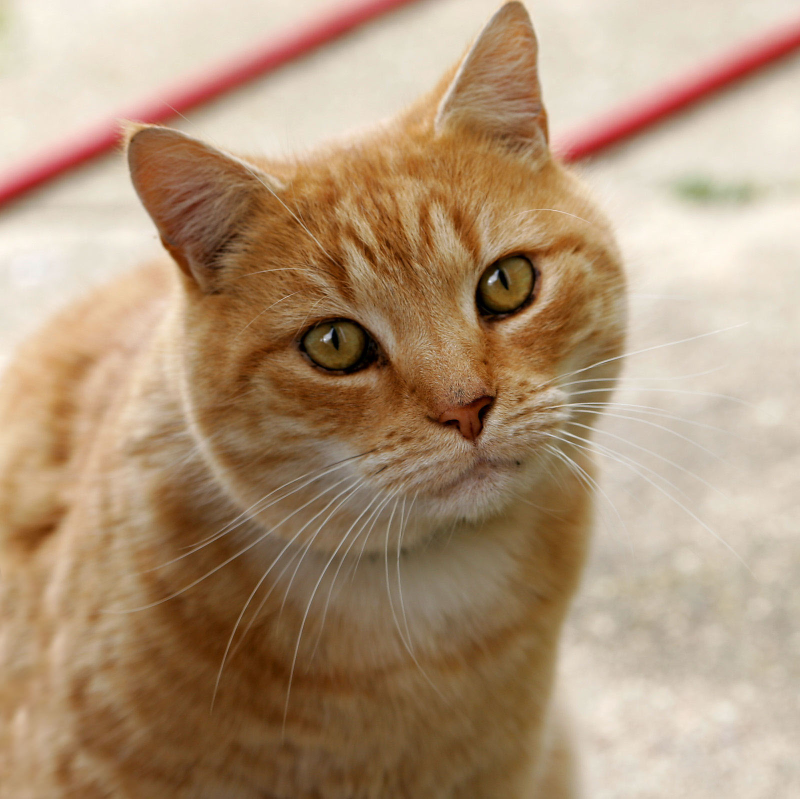
//> input picture images/Cat.jpg, 1600 x 1598 px (shown at 1/2 size)
$ ./odev3_2_histogram_esitleme images/Cat.jpg   (built with g++ and OpenCV 4)
//> lines starting //> are read from the running program, lines starting //| are printed output that depends on the picture; after the words box and inside, x2 and y2 are one past the last pixel; in counts of white or black regions, pixels touching at a corner belong together
// Ödev 3 - Soru 2: Histogram eşitleme (histogram equalization).
// Histogram çıkarma, kümülatif dağılım (CDF) ve eşitleme işlemleri HAZIR FONKSİYON KULLANILMADAN
// elle yazılmıştır.
//
// Adımlar:
//   1) 256 değerli histogram:      h[v]   = parlaklığı v olan piksel sayısı
//   2) Kümülatif dağılım (CDF):    cdf[v] = h[0] + h[1] + ... + h[v]
//   3) Eşitleme (dönüşüm tablosu): yeni(v) = round( (cdf[v] - cdfMin) * 255 / (N - cdfMin) )
//        N      : toplam piksel sayısı
//        cdfMin : sıfırdan büyük ilk CDF değeri (görüntüdeki en küçük parlaklığın piksel sayısı)
//   4) Her piksel dönüşüm tablosundan geçirilir.
//
// Kullanım: ./histogram_esitleme <dusuk_kontrastli_goruntu> [cikti_dizini]
//
// Derleme:
//   g++ -O2 odev3_2_histogram_esitleme.cpp -o histogram_esitleme.exe -std=c++17 \
//       $(pkg-config --cflags --libs opencv5)

#include <opencv2/core.hpp>
#include <opencv2/imgcodecs.hpp>
#include <opencv2/imgproc.hpp>

#include <algorithm>
#include <array>
#include <filesystem>
#include <fstream>
#include <iostream>
#include <string>
#include <vector>

namespace fs = std::filesystem;

static const int BINS = 256;
using Hist = std::array<unsigned long long, BINS>;

// 1) Histogram: her parlaklık değerinden kaç piksel var
static Hist computeHistogram(const cv::Mat& img) {
    Hist h;
    h.fill(0);
    for (int y = 0; y < img.rows; ++y) {
        const uchar* s = img.ptr<uchar>(y);
        for (int x = 0; x < img.cols; ++x) ++h[s[x]];
    }
    return h;
}

// 2) Kümülatif dağılım: histogramın birikimli toplamı
static Hist computeCdf(const Hist& h) {
    Hist cdf;
    unsigned long long running = 0;
    for (int i = 0; i < BINS; ++i) {
        running += h[i];
        cdf[i] = running;
    }
    return cdf;
}

// Histogramı çubuk grafik olarak çizer (256 bin x 2 piksel genişlik, 300 piksel yükseklik)
static cv::Mat plotHistogram(const Hist& h) {
    const int H = 300, binW = 2;
    cv::Mat plot(H, BINS * binW, CV_8UC1, cv::Scalar(255));
    const unsigned long long maxCount = *std::max_element(h.begin(), h.end());
    for (int b = 0; b < BINS; ++b) {
        const int barH = maxCount ? static_cast<int>(static_cast<double>(h[b]) / maxCount * (H - 10)) : 0;
        for (int x = b * binW; x < (b + 1) * binW; ++x)
            for (int y = H - 1; y >= H - 1 - barH; --y) plot.at<uchar>(y, x) = 0;
    }
    return plot;
}

// CDF'yi çizgi grafik olarak çizer (0..1 arasına normalize edilmiş)
static cv::Mat plotCdf(const Hist& cdf, unsigned long long total) {
    const int H = 300, binW = 2;
    cv::Mat plot(H, BINS * binW, CV_8UC1, cv::Scalar(255));
    int prevY = H - 1;
    for (int b = 0; b < BINS; ++b) {
        const int curY = H - 1 - static_cast<int>(static_cast<double>(cdf[b]) / total * (H - 10));
        const int yTop = std::min(prevY, curY), yBot = std::max(prevY, curY);
        for (int x = b * binW; x < (b + 1) * binW; ++x)
            for (int y = yTop; y <= yBot; ++y) plot.at<uchar>(y, x) = 0;
        prevY = curY;
    }
    return plot;
}

static int countLevels(const Hist& h) {
    int c = 0;
    for (auto v : h) c += (v > 0) ? 1 : 0;
    return c;
}

static void minMaxFromHist(const Hist& h, int& mn, int& mx) {
    mn = -1;
    mx = -1;
    for (int i = 0; i < BINS; ++i) {
        if (h[i] > 0) {
            if (mn < 0) mn = i;
            mx = i;
        }
    }
}

int main(int argc, char** argv) {
    if (argc < 2) {
        std::cerr << "Kullanim: " << argv[0] << " <dusuk_kontrastli_goruntu> [cikti_dizini]\n";
        return 1;
    }
    const fs::path outDir = (argc >= 3) ? fs::path(argv[2]) : fs::path("cikti_histogram_esitleme");
    fs::create_directories(outDir);

    cv::Mat src = cv::imread(argv[1], cv::IMREAD_GRAYSCALE);
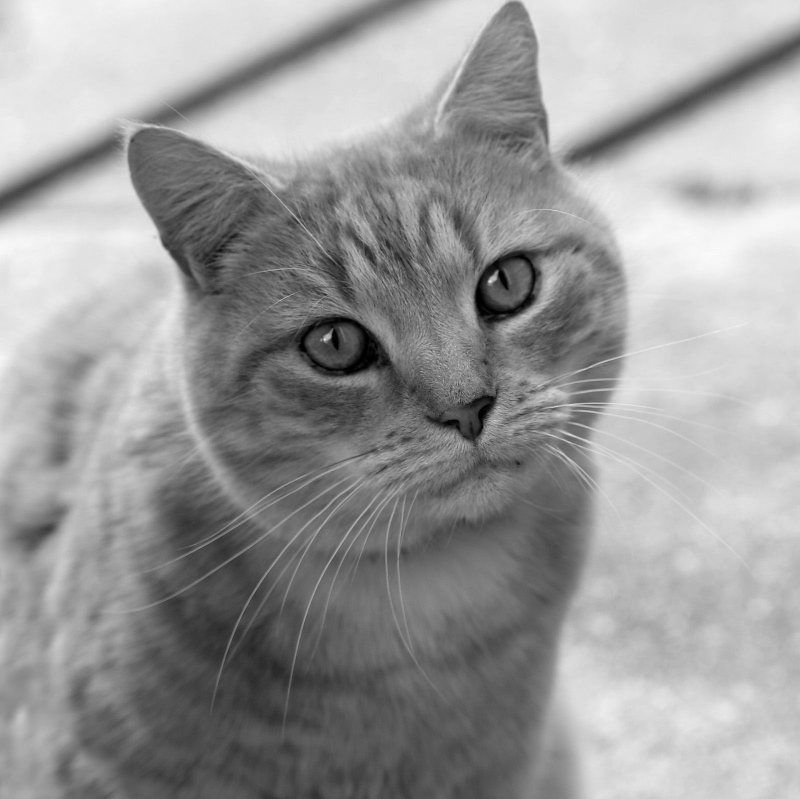
//> src: 1598 rows x 1600 cols, CV_8UC1 (shown at 1/2 size); min 0, max 250, mean 153.7
    if (src.empty()) {
        std::cerr << "Hata: goruntu okunamadi: " << argv[1] << "\n";
        return 1;
    }

    const unsigned long long N = static_cast<unsigned long long>(src.rows) * src.cols;
//> N = 2556800

    // 1) Histogram, 2) CDF
    const Hist hist = computeHistogram(src);
//> after the loop in computeHistogram, `for (int y = 0; y < img.rows; ++y)`: h = 256 values, max 38030 at index 220, min 0 at index 251, mean 9987.5
//> hist has the same summary as h in computeHistogram
    const Hist cdf = computeCdf(hist);
//> the loop in computeCdf, `for (int i = 0; i < BINS; ++i)` made 256 passes
//> running on passes 1 to 3: 1070, 1879, 2586
//> after the loop in computeCdf, `for (int i = 0; i < BINS; ++i)`: running = 2556800; cdf = 256 values from 1070 to 2556800
//> cdf = 256 values from 1070 to 2556800

    // cdfMin: sıfırdan büyük ilk CDF değeri
    unsigned long long cdfMin = 0;
    for (int i = 0; i < BINS; ++i) {
        if (hist[i] > 0) {
            cdfMin = cdf[i];
            break;
        }
    }
//> this loop made 1 pass
    if (cdfMin == N) {
        std::cerr << "Hata: goruntu tek bir parlaklik degerinden olusuyor, esitlenemez.\n";
        return 1;
    }

    // 3) Dönüşüm tablosu (LUT)
    std::array<uchar, BINS> lut;
    for (int v = 0; v < BINS; ++v) {
        if (cdf[v] < cdfMin) {
            lut[v] = 0;  // bu parlaklıkta piksel yok, tablo girdisi kullanılmaz
        } else {
            const double mapped = static_cast<double>(cdf[v] - cdfMin) * 255.0 / static_cast<double>(N - cdfMin);
            lut[v] = static_cast<uchar>(mapped + 0.5);
        }
    }
//> this loop made 256 passes
//> mapped on passes 1 to 12: 0, 0.0807, 0.151, 0.207, 0.256, 0.298, 0.333, 0.369, 0.407, 0.441, 0.472, 0.505
//> after the loop, lut = 256 values from 0 to 255

    // 4) Eşitleme: her pikseli tablodan geçir
    cv::Mat out(src.size(), CV_8UC1);
    for (int y = 0; y < src.rows; ++y) {
        const uchar* s = src.ptr<uchar>(y);
        uchar* d = out.ptr<uchar>(y);
        for (int x = 0; x < src.cols; ++x) d[x] = lut[s[x]];
    }
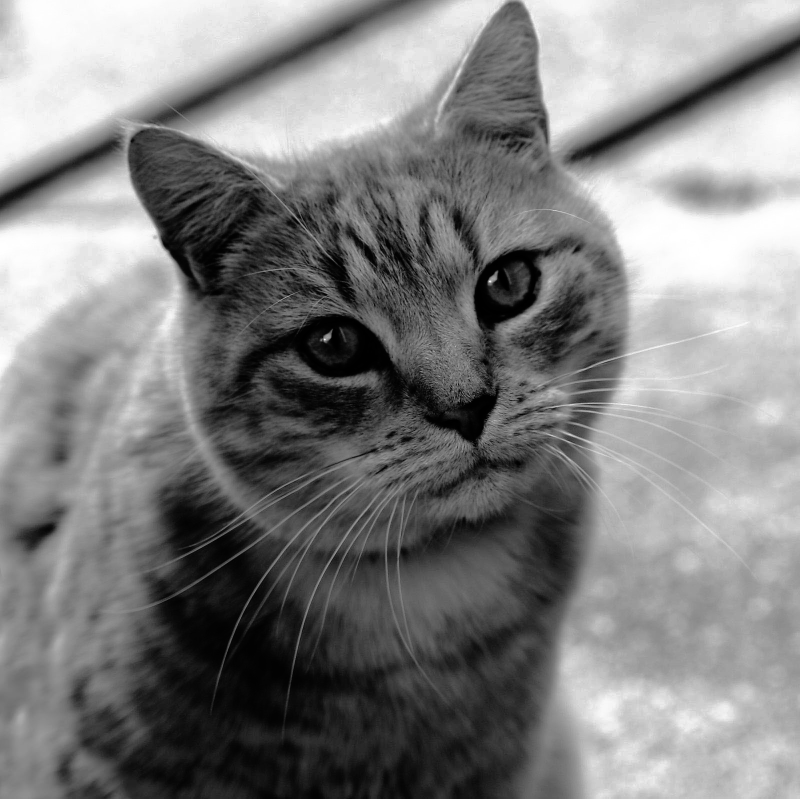
//> out: 1598 rows x 1600 cols, CV_8UC1 (shown at 1/2 size); min 0, max 255, mean 128.2

    const Hist histOut = computeHistogram(out);
//> histOut = 256 values, max 38030 at index 216, min 0 at index 16, mean 9987.5
    const Hist cdfOut = computeCdf(histOut);
//> the loop in computeCdf (call 2), `for (int i = 0; i < BINS; ++i)` made 256 passes
//> running on passes 1 to 3: 5798, 16000, 24859
//> cdfOut = 256 values from 5798 to 2556800

    int inMin, inMax, outMin, outMax;
    minMaxFromHist(hist, inMin, inMax);
//> after the loop in minMaxFromHist, `for (int i = 0; i < BINS; ++i)`: mn = 0
//> inMin = 0; inMax = 250
    minMaxFromHist(histOut, outMin, outMax);
//> outMin = 0; outMax = 255

    std::cout << "Goruntu boyutu       : " << src.cols << "x" << src.rows << " (gri seviye), " << N << " piksel\n";
//| Goruntu boyutu       : 1600x1598 (gri seviye), 2556800 piksel
    std::cout << "cdfMin               : " << cdfMin << "\n";
//| cdfMin               : 1070
    std::cout << "Esitlemeden once     : min = " << inMin << ", max = " << inMax
              << ", farkli seviye sayisi = " << countLevels(hist) << "\n";
//> after the loop in countLevels, `for (auto v : h) c += (v > 0) ? 1 : 0;`: c = 251
//| Esitlemeden once     : min = 0, max = 250, farkli seviye sayisi = 251
    std::cout << "Esitlemeden sonra    : min = " << outMin << ", max = " << outMax
              << ", farkli seviye sayisi = " << countLevels(histOut) << "\n";
//| Esitlemeden sonra    : min = 0, max = 255, farkli seviye sayisi = 181
    std::cout << "CDF son degeri       : " << cdf[BINS - 1] << " (toplam piksel sayisina esit olmali: " << N << ")\n";
//| CDF son degeri       : 2556800 (toplam piksel sayisina esit olmali: 2556800)

    // Doğrulama (sadece kontrol amaçlı): OpenCV'nin equalizeHist sonucu ile karşılaştır.
    // Ödevdeki histogram, CDF ve eşitleme bu fonksiyon kullanılmadan, yukarıdaki kodla yapıldı.
    cv::Mat ref;
    cv::equalizeHist(src, ref);
    std::cout << "Dogrulama: elle yazilan sonuc ile cv::equalizeHist arasindaki en buyuk fark = "
              << cv::norm(out, ref, cv::NORM_INF) << " (0 ya da 1 olmasi normal, yuvarlama farki)\n";
//| Dogrulama: elle yazilan sonuc ile cv::equalizeHist arasindaki en buyuk fark = 0 (0 ya da 1 olmasi normal, yuvarlama farki)

    // CSV: bin, histogram, cdf, eşitleme sonrası yeni değer
    {
        std::ofstream csv(outDir / "histogram_cdf.csv");
        csv << "parlaklik,histogram,cdf,yeni_deger\n";
        for (int v = 0; v < BINS; ++v) csv << v << "," << hist[v] << "," << cdf[v] << "," << int(lut[v]) << "\n";
    }

    // Grafikler: üst satır eşitlemeden önce (histogram | CDF), alt satır sonra
    cv::Mat topRow, bottomRow, panel;
    cv::hconcat(std::vector<cv::Mat>{plotHistogram(hist), plotCdf(cdf, N)}, topRow);
//> in plotHistogram, `const unsigned long long maxCount = *std::max_element(h.begin(), h.end..`: maxCount = 38030
//> the loop in plotHistogram, `for (int b = 0; b < BINS; ++b)` made 256 passes
//> barH on passes 1 to 3: 8, 6, 5
//> after the loop in plotHistogram, `for (int b = 0; b < BINS; ++b)`:
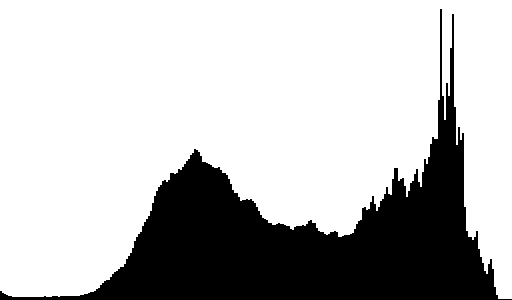
//> plot: 300 rows x 512 cols, CV_8UC1; 74.4% white; 1 black region, box (x1, y1, x2, y2) and area: (0, 9, 512, 300) 39270
//> the loop in plotCdf, `for (int b = 0; b < BINS; ++b)` made 256 passes
//> (curY, yTop, yBot, prevY) on passes 1 to 3: (299, 299, 299, 299), (299, 299, 299, 299), (299, 299, 299, 299)
//> after the loop in plotCdf, `for (int b = 0; b < BINS; ++b)`: plot: 300 rows x 512 cols, CV_8UC1; 99.3% white; black in thin lines or dots
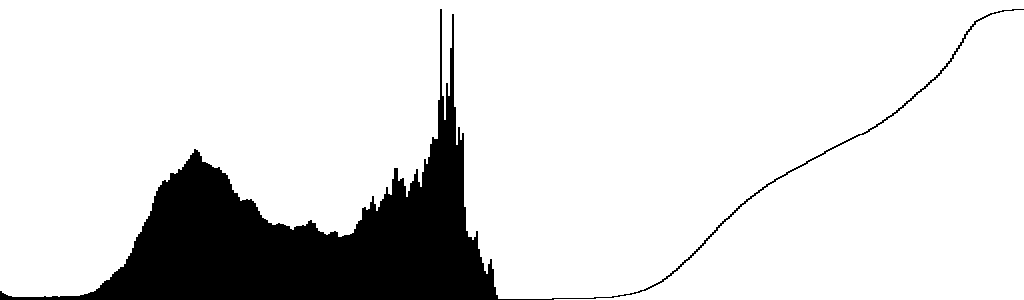
//> topRow: 300 rows x 1024 cols, CV_8UC1; 86.9% white; 1 black region, box (x1, y1, x2, y2) and area: (0, 9, 1024, 300) 40362
    cv::hconcat(std::vector<cv::Mat>{plotHistogram(histOut), plotCdf(cdfOut, N)}, bottomRow);
//> the loop in plotHistogram (call 2), `for (int b = 0; b < BINS; ++b)` made 256 passes
//> barH on passes 1 to 3: 44, 77, 67
//> after the loop in plotHistogram (call 2), `for (int b = 0; b < BINS; ++b)`:
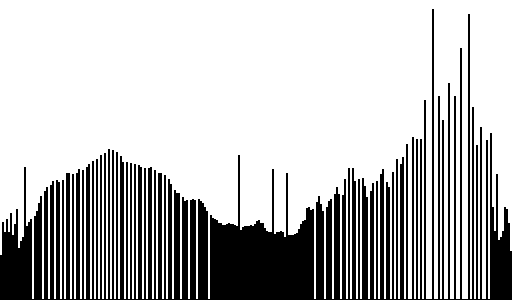
//> plot: 300 rows x 512 cols, CV_8UC1; 74.4% white; 1 black region, box (x1, y1, x2, y2) and area: (0, 9, 512, 300) 39338
//> call 2 of plotCdf, with total = 2556800
//> the loop in plotCdf (call 2), `for (int b = 0; b < BINS; ++b)` made 256 passes
//> (curY, yTop, yBot, prevY) on passes 1 to 3: (299, 299, 299, 299), (298, 298, 299, 298), (297, 297, 298, 297)
//> after the loop in plotCdf (call 2), `for (int b = 0; b < BINS; ++b)`:
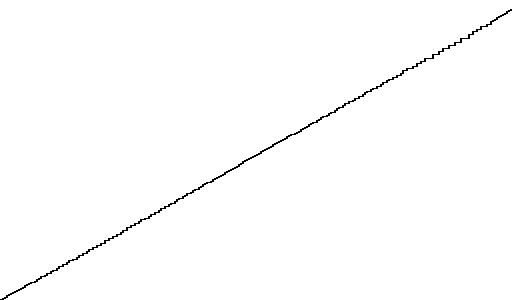
//> plot: 300 rows x 512 cols, CV_8UC1; 99.3% white; black in thin lines or dots
//> bottomRow: 300 rows x 1024 cols, CV_8UC1; 86.8% white; 1 black region, box (x1, y1, x2, y2) and area: (0, 9, 1024, 300) 40430
    cv::vconcat(std::vector<cv::Mat>{topRow, bottomRow}, panel);
//> panel: 600 rows x 1024 cols, CV_8UC1; 86.9% white; 2 black regions, box (x1, y1, x2, y2) and area: (0, 309, 1024, 600) 40430, (0, 9, 1024, 300) 40362

    // Görüntülerin yan yana karşılaştırması (480 piksel genişlikte)
    auto small = [](const cv::Mat& m) {
        cv::Mat r;
        const double s = 480.0 / m.cols;
        cv::resize(m, r, cv::Size(), s, s, cv::INTER_AREA);
        return r;
    };
    cv::Mat montage;
    cv::hconcat(std::vector<cv::Mat>{small(src), small(out)}, montage);
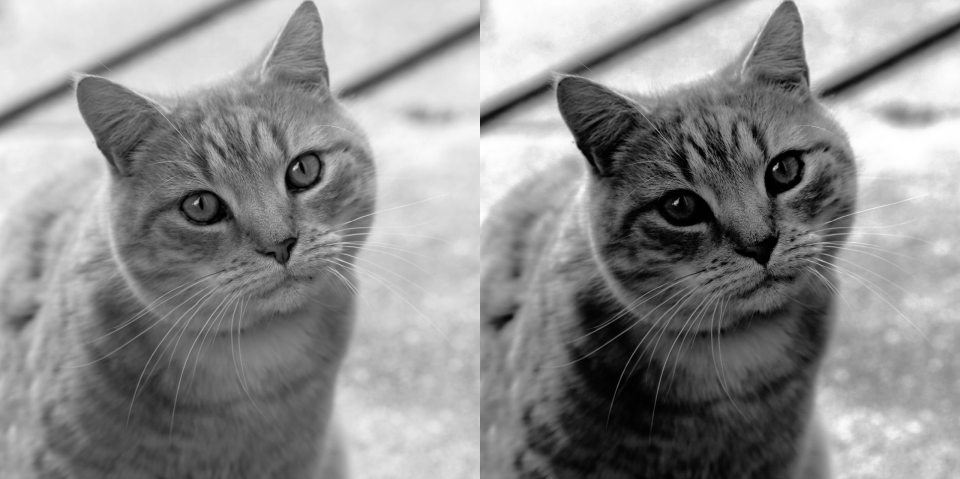
//> montage: 479 rows x 960 cols, CV_8UC1; min 0, max 255, mean 141

    cv::imwrite((outDir / "1_dusuk_kontrast.png").string(), src);
    cv::imwrite((outDir / "2_esitlenmis.png").string(), out);
    cv::imwrite((outDir / "3_yan_yana.png").string(), montage);
    cv::imwrite((outDir / "4_histogram_cdf_grafikleri.png").string(), panel);

    std::cout << "\nKaydedilenler (" << outDir.string() << "):\n"
              << "  1_dusuk_kontrast.png            : girdi\n"
              << "  2_esitlenmis.png                : histogram esitleme sonucu (ciktı resim)\n"
              << "  3_yan_yana.png                  : soldan saga girdi | cikti\n"
              << "  4_histogram_cdf_grafikleri.png  : ust satir once (histogram | CDF), alt satir sonra\n"
              << "  histogram_cdf.csv               : her parlaklik icin histogram, CDF ve yeni deger\n";
    return 0;
}
